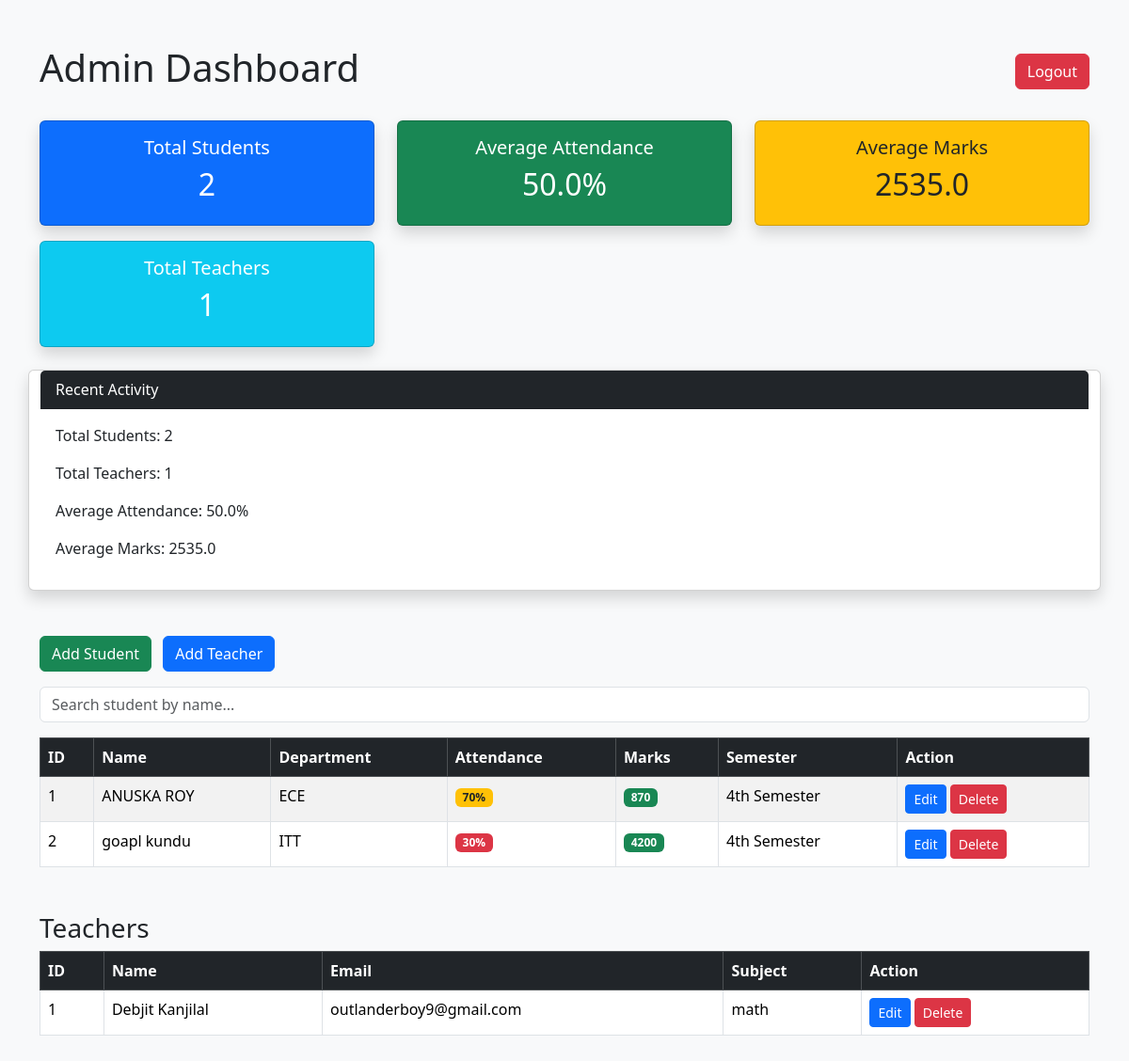
Before: /admin (signed in) with the older database file.
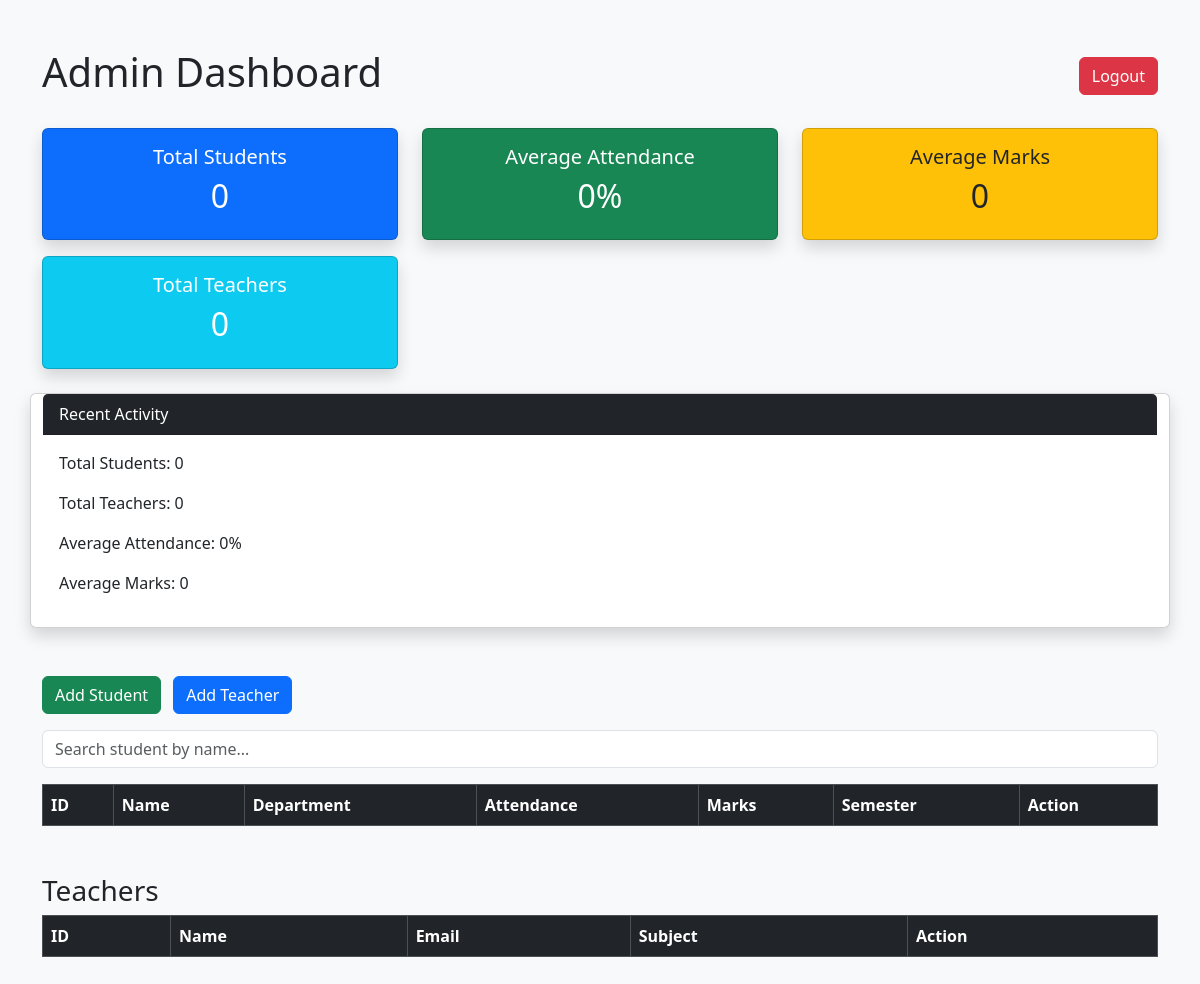
After: the same page with the newer database file.
### models.py (models this page shows)
class Student(db.Model):
    id = db.Column(db.Integer, primary_key=True)
    name = db.Column(db.String(100), nullable=False)
    email = db.Column(db.String(100), unique=True, nullable=False)
    department = db.Column(db.String(100))
    password = db.Column(db.String(100), nullable=False)
    attendance = db.Column(db.Integer, default=85)
    marks = db.Column(db.Integer, default=420)
    courses = db.Column(db.Integer, default=5)
    semester = db.Column(db.String(50), default="4th Semester")

class Teacher(db.Model):
    id = db.Column(db.Integer, primary_key=True)
    name = db.Column(db.String(100), nullable=False)
    email = db.Column(db.String(100), unique=True, nullable=False)
    subject = db.Column(db.String(100), nullable=False)
    password = db.Column(db.String(100), nullable=False)

### app.py (the view)
@app.route("/admin")
def admin():
    if "admin" not in session:
        return redirect("/admin_login")
    search = request.args.get("search")
    teachers = Teacher.query.all()
    if search:
        students = Student.query.filter(
            Student.name.contains(search)
        ).all()
    else:
        students = Student.query.all()
    total_students = len(students)
    total_teachers = Teacher.query.count()
    if total_students > 0:
        avg_attendance = sum(s.attendance for s in students) / total_students
        avg_marks = sum(s.marks for s in students) / total_students
    else:
        avg_attendance = 0
        avg_marks = 0
    return render_template(
        "admin_dashboard.html",
        students=students,
        teachers=teachers,
        total_students=total_students,
        total_teachers=total_teachers,
        avg_attendance=round(avg_attendance, 1),
        avg_marks=round(avg_marks, 1)
    )

### templates/admin_dashboard.html (shortened to what this page needs)
<!DOCTYPE html>
<html>
<head>
    <link href="https://cdn.jsdelivr.net/npm/bootstrap@5.3.3/dist/css/bootstrap.min.css" rel="stylesheet">
</head>
<body class="bg-light">
<div class="container mt-5">
    <div class="d-flex justify-content-between align-items-center mb-4">
    <h1>Admin Dashboard</h1>
    <a href="/admin_logout" class="btn btn-danger">
    Logout
</a>
</div>
    <div class="row mb-4">
    <div class="col-md-4">
        <div class="card bg-primary text-white shadow">
            <div class="card-body text-center">
                <h5>Total Students</h5>
                <h2>{{ total_students }}</h2>
            </div>
        </div>
    </div>
    <div class="col-md-4">
        <div class="card bg-success text-white shadow">
            <div class="card-body text-center">
                <h5>Average Attendance</h5>
                <h2>{{ avg_attendance }}%</h2>
            </div>
        </div>
    </div>
    <div class="col-md-4">
        <div class="card bg-warning text-dark shadow">
            <div class="card-body text-center">
                <h5>Average Marks</h5>
                <h2>{{ avg_marks }}</h2>
            </div>
        </div>
    </div>
    <div class="col-md-4 mt-3">
    <div class="card bg-info text-white shadow">
        <div class="card-body text-center">
            <h5>Total Teachers</h5>
            <h2>{{ total_teachers }}</h2>
        </div>
    </div>
</div>
<div class="card shadow mt-4">
    <div class="card-header bg-dark text-white">
        Recent Activity
    </div>
    <div class="card-body">
        <p>Total Students: {{ total_students }}</p>
        <p>Total Teachers: {{ total_teachers }}</p>
        <p>Average Attendance: {{ avg_attendance }}%</p>
        <p>Average Marks: {{ avg_marks }}</p>
    </div>
</div>
<div class="container mt-5">
    <a href="/register" class="btn btn-success mb-3">
    Add Student
</a>
<a href="/add_teacher" class="btn btn-primary mb-3 ms-2">
    Add Teacher
</a>
<form method="GET" action="/admin" class="mb-3">
    <input
        type="text"
        name="search"
        class="form-control"
        placeholder="Search student by name..."
    >
</form>
    <table class="table table-bordered table-striped">
        <thead class="table-dark">
            <tr>
                <th>ID</th>
                <th>Name</th>
                <th>Department</th>
                <th>Attendance</th>
                <th>Marks</th>
                <th>Semester</th>
                <th>Action</th>
            </tr>
        </thead>
        <tbody>
            {% for student in students %}
            <tr>
                <td>{{ student.id }}</td>
                <td>{{ student.name }}</td>
                <td>{{ student.department }}</td>
 <td>
{% if student.attendance >= 75 %}
<span class="badge bg-success">
    {{ student.attendance }}%
</span>
{% elif student.attendance >= 50 %}
<span class="badge bg-warning text-dark">
    {{ student.attendance }}%
</span>
{% else %}
<span class="badge bg-danger">
    {{ student.attendance }}%
</span>
{% endif %}
</td>
                <td>
{% if student.marks >= 800 %}
<span class="badge bg-success">
    {{ student.marks }}
</span>
{% elif student.marks >= 500 %}
<span class="badge bg-warning text-dark">
    {{ student.marks }}
</span>
{% else %}
<span class="badge bg-danger">
    {{ student.marks }}
</span>
{% endif %}
</td>
                <td>{{ student.semester }}</td>
  <td>
    <a href="/edit_student/{{ student.id }}"
       class="btn btn-primary btn-sm">
       Edit
    </a>
   <a href="/delete_student/{{ student.id }}"
   class="btn btn-danger btn-sm"
   onclick="return confirm('Delete this student?')">
   Delete
</a>
</td>
            </tr>
            {% endfor %}
        </tbody>
    </table>
    <h3 class="mt-5">Teachers</h3>
<table class="table table-bordered">
    <thead class="table-dark">
        <tr>
            <th>ID</th>
            <th>Name</th>
            <th>Email</th>
            <th>Subject</th>
            <th>Action</th>
        </tr>
    </thead>
    <tbody>
        {% for teacher in teachers %}
        <tr>
            <td>{{ teacher.id }}</td>
            <td>{{ teacher.name }}</td>
            <td>{{ teacher.email }}</td>
            <td>{{ teacher.subject }}</td>
            <td>
    <a href="/edit_teacher/{{ teacher.id }}"
       class="btn btn-primary btn-sm">
       Edit
    </a>
   <a href="/delete_teacher/{{ teacher.id }}"
   class="btn btn-danger btn-sm"
   onclick="return confirm('Delete this teacher?')">
   Delete
</a>
</td>
        </tr>
        {% endfor %}
    </tbody>
</table>
</div>
</body>
</html>

Changed rows visible on the page:
removed Student: id "1", name "ANUSKA ROY", department "ECE", attendance "70", marks "870", semester "4th Semester"
removed Student: id "2", name "goapl kundu", department "ITT", attendance "30", marks "4200", semester "4th Semester"
removed Teacher: id "1", name "Debjit Kanjilal", email "outlanderboy9@gmail.com", subject "math"
Other visible differences:
{{ total_students }}: "2" → "0"
{{ avg_attendance }}: "50.0" → "0"
{{ avg_marks }}: "2535.0" → "0"
{{ total_teachers }}: "1" → "0"
